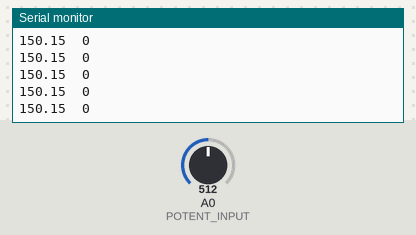
Simulated run of this sketch. Board: Arduino Uno, built with avr-gcc and run on an emulated ATmega328P. Parts: the last lines printed to the serial monitor. The test bench sets the inputs (shaded band); at power-on: A0 (POTENT_INPUT) = 512.

Above: at 1.2 s.
1.3 s: A0 (POTENT_INPUT) set to 716
At 1.9 s:
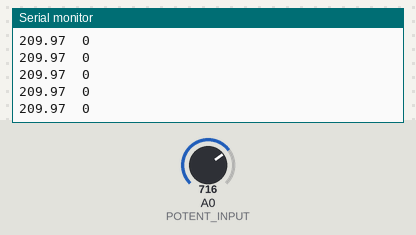
4.3 s: A0 (POTENT_INPUT) set to 900
At 5.1 s:
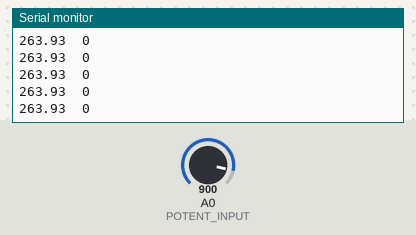
Timing chart, 0 to 7.3 s (numbered marks = the images above; inputs shaded):
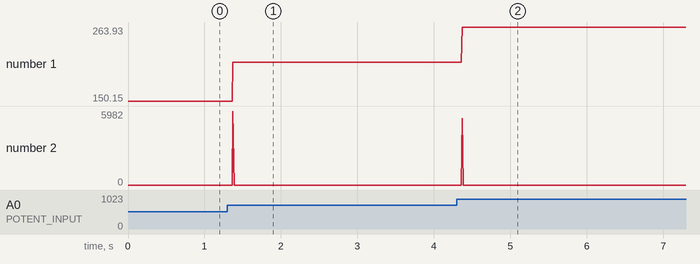

Measured:
- after the input at 1.3 s, the serial monitor: prints a new line after 0.07 s (image 1)
- after the input at 4.3 s, the serial monitor: prints a new line after 0.07 s (image 2)
- plotted number 1: 150.15 → 209.97 after the input at 1.3 s, 209.97 → 263.93 after the input at 4.3 s

The sketch:

JOIN_ANGLE.ino
```cpp
// 300 degrees is b10k potentiometer max degrees
// 1023 is max potentiometer value
// Assuming that the values are linear, this should work

#define POTENT_INPUT A0

float SLOPE = 300.00/1023.00;

void setup() {
  // initialize serial communication at 9600 bits per second:
  Serial.begin(9600);


}

float calcAngle(int potentValue){
  // Simple y = mx+b formula where
  // b = 0
  // m = SLOPE
  // x = potentValue
  return potentValue  * SLOPE;

}

float prevAngle = 0;
float prevTime = millis();

float newAngle = 0;
float newTime = 0;

// the loop routine runs over and over again forever:
void loop() {
  // read the input on analog pin 0:
  newAngle = calcAngle(analogRead(POTENT_INPUT));
  newTime = millis();

  int res =  1000 * abs(newAngle - prevAngle) / (newTime - prevTime);
  // print out the value you read:
  Serial.print(newAngle);
  Serial.print("\t");
  Serial.println(res);
  prevAngle = newAngle;
  prevTime = newTime;
  //delay(1);  // delay in between reads for stability
}
```
